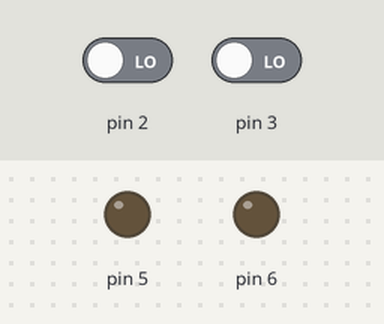
Bench run of a sketch on a simulated Arduino Uno, built with avr-gcc and run on an emulated ATmega328P. Shown: output pins drawn as LEDs (lit = HIGH). Inputs (shaded band) come from the test bench; at power-on: pin 2 LOW, pin 3 LOW. What the sketch prints to the serial monitor is not drawn.

Above: at 1.0 s.
Timing chart, 0 to 2.5 s (numbered marks = the images above):
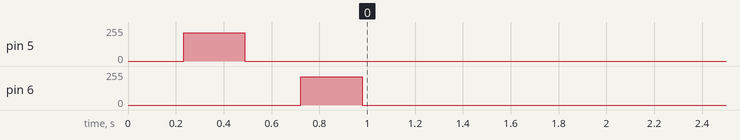

The sketch:

angleVariation.ino
```cpp
byte duty=214, i;

volatile long angl=0;

volatile long pos=0;


void setup() {

// put your setup code here, to run once:

	Serial.begin(115200);

	while(!Serial){

		;

	}

	pinMode(4,INPUT_PULLUP);//angle

	pinMode(7,INPUT_PULLUP); //position

	attachInterrupt(0,f1,RISING);//angle pin 2

	attachInterrupt(1,f2,RISING);//position pin 3

	for(i=0;i<90;i++){

		analogWrite(5,duty*sin(2*i*3.1416/180));
		Serial.print(millis());
		Serial.write(' ');
		Serial.print(angl*0.35);

		Serial.write(' ');
		Serial.print(pos);
		Serial.write("\r\n");
		delayMicroseconds(4600);

	}//fin for

	analogWrite(5,0);

	for(i=0;i<90;i++){
		analogWrite(6,duty*sin(2*i*3.1416/180));
		Serial.print(millis());
		Serial.write(' ');
		Serial.print(angl*0.35);
		Serial.write(' ');
		Serial.print(pos);
		Serial.write("\r\n");
		delayMicroseconds(4600);
	}//fin for

	analogWrite(6,0);
	//Serial.print(millis());

}


void loop() {
  // put your main code here, to run repeatedly:


	Serial.print(millis());

	Serial.write(' ');

	Serial.print(angl*0.35);

	Serial.write(' ');

	Serial.print(pos);

	Serial.write("\r\n");

}


void f1(){//angle


	if(digitalRead(4)==LOW){

		angl--;

	}else{

		angl++;

	}

}


void f2(){//position


	if(digitalRead(7)==LOW){

		pos++;

	}else{

		pos--;

	}

}
```
